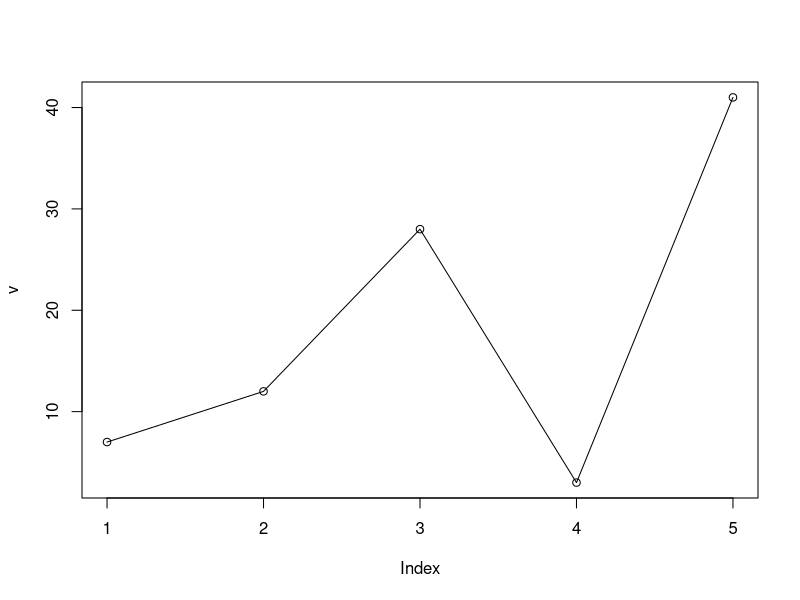

This chart was generated by the following R code:
#create the data for the chart
v<-c(7,12,28,3,41)
#give the chart file a name.
png(file="line_chart.jpg")
#plot the bar chart.
plot(v,type="o")
#save the file
dev.off()